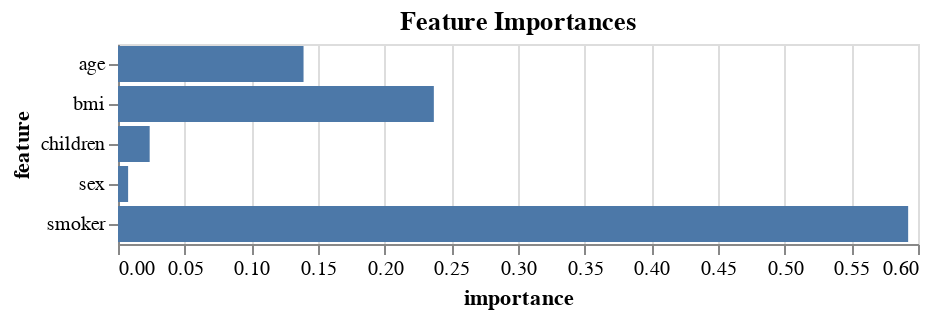

Notebook cell for this chart:
### Code cell
#visualize the stats by barcharts using altair
chart = alt.Chart(feature_importances_df).mark_bar().encode(
    x='importance',
    y='feature',
    tooltip=['importance','feature']
).properties(
    title='Feature Importances'
)
chart

### Figure 1 — Vega-Lite specification as saved in the notebook (floating-point values rounded to 4 significant figures)
{"config": {"view": {"continuousWidth": 400, "continuousHeight": 300}}, "data": {"name": "data-9ed85dd3d33d2632808f2364c2606b80"}, "mark": "bar", "encoding": {"tooltip": [{"field": "importance", "type": "quantitative"}, {"field": "feature", "type": "nominal"}], "x": {"field": "importance", "type": "quantitative"}, "y": {"field": "feature", "type": "nominal"}}, "title": "Feature Importances", "$schema": "https://vega.github.io/schema/vega-lite/v4.17.0.json", "datasets": {"data-9ed85dd3d33d2632808f2364c2606b80": [{"feature": "age", "importance": 0.1392}, {"feature": "sex", "importance": 0.00759}, {"feature": "bmi", "importance": 0.2369}, {"feature": "children", "importance": 0.02376}, {"feature": "smoker", "importance": 0.5926}]}}
